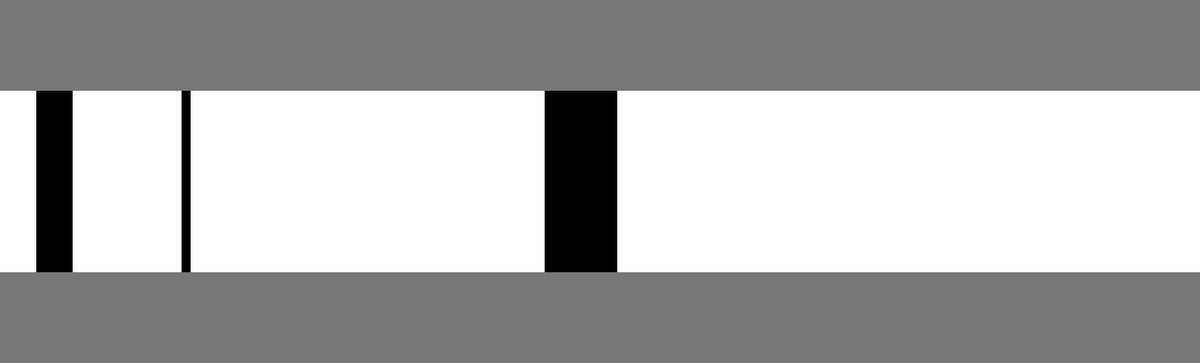
Frame 1 (no input)
Frame 60 (the mouse pressed at the canvas centre just before this capture): identical to frame 1, image omitted
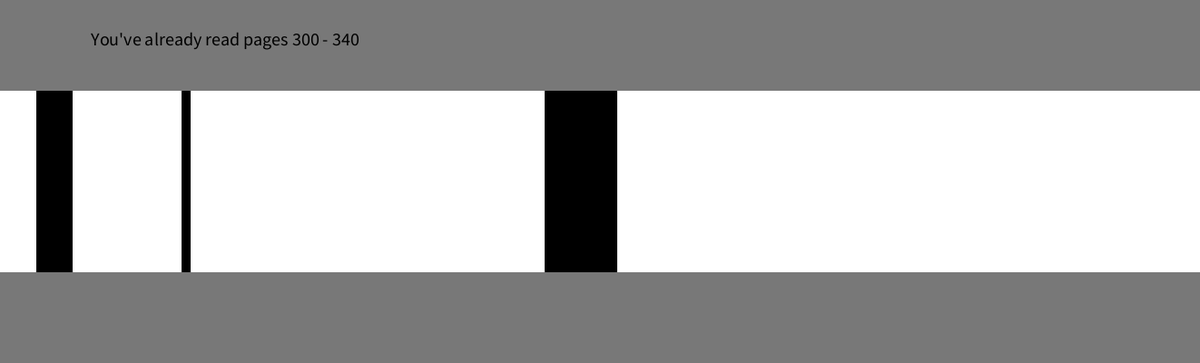
Frame 120 (the mouse held since frame 60 and released just before this capture)

The Processing sketch that drew these frames (run headless with seeded random() and noise(); from frame 60 on, the mouse is pressed at the canvas centre):

// Processing sketch: Dynamic
// ── Dynamic.pde
PFont font; 
int totalPages = 661;
int pageStart = 20;
int pageEnd = 40;
Pages p1 = new Pages(20, 40);
Pages p2 = new Pages(100, 105);
Pages p3 = new Pages(300, 340);


void setup() {
  size(1322, 400);
  background(120);
  rectMode(CENTER);
  noStroke();
  rect(width/2, height/2, totalPages * 2, 200);
  p1.pageInput();
  p2.pageInput();
  p3.pageInput();
}

void draw() {
  //if(mousePressed){ implement this if you want to require a click and not hover
  p1.mousePressed();
  p2.mousePressed();
  p3.mousePressed();
}
// ── Pages.pde
class Pages {
  int pageStart;
  int pageEnd;

  Pages(int tempStart, int tempEnd) {
    pageStart = tempStart;
    pageEnd = tempEnd;
  }

  void pageInput() {
    rectMode(CORNER);
    //println(pageStart, pageEnd); test line to check variables passed through
    fill(0);
    rect(pageStart * 2, 100, (pageEnd - pageStart) *2, 200);
  }

  void mousePressed() {
    rectMode(CORNER);
    fill(120);
    rect(90, 30, 400, 30);
    if (mouseX > pageStart*2 && mouseX< pageEnd*2 && mouseY>100 && mouseY<300) {
      fill(0);
      textSize(20);
      text("You've already read pages " + pageStart + " - " + pageEnd, 100, 50);
    }
  }
}
